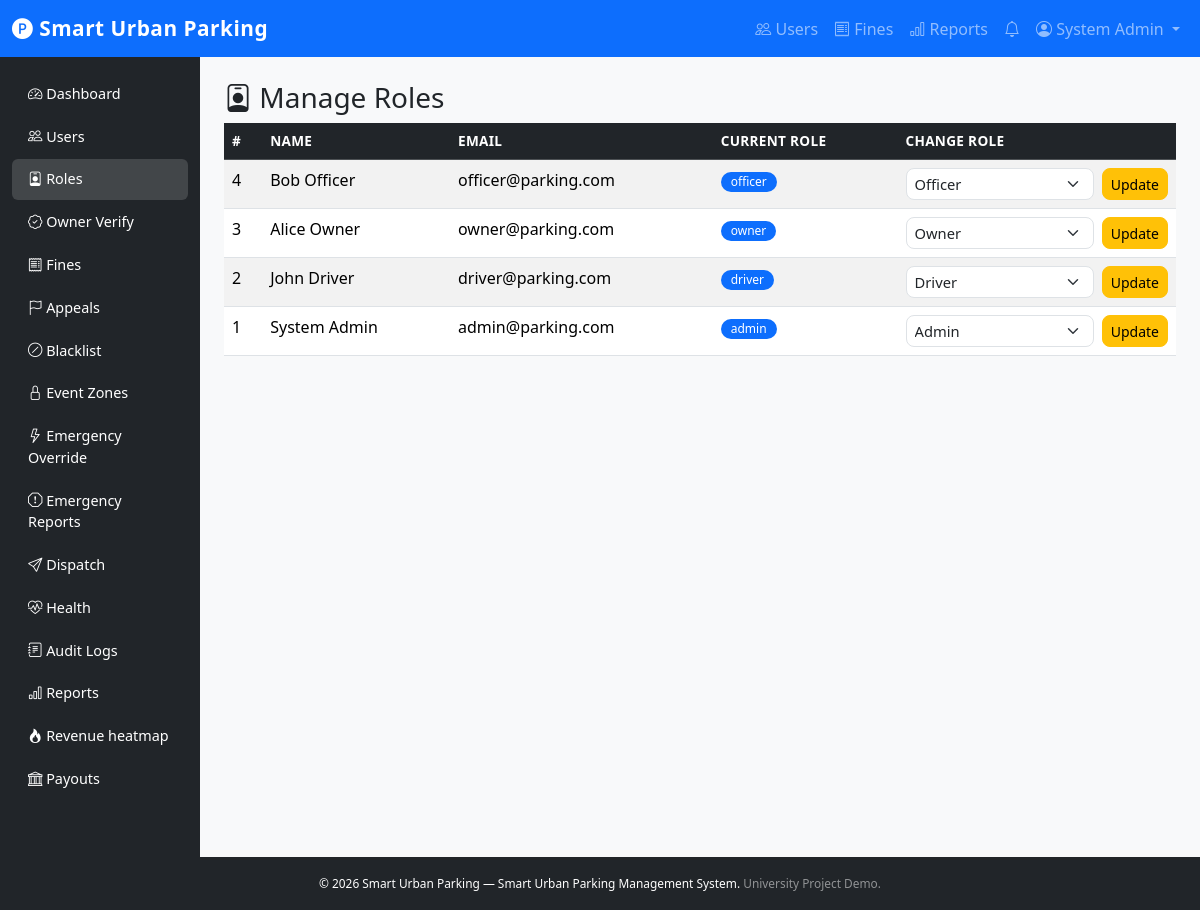
The app's page /src/public/index.php?page=admin-roles (signed in) with its own data.
### tables this page shows
CREATE TABLE users (
    id INT UNSIGNED AUTO_INCREMENT PRIMARY KEY,
    name VARCHAR(100) NOT NULL,
    email VARCHAR(150) NOT NULL UNIQUE,
    password VARCHAR(255) NOT NULL,
    phone VARCHAR(20) DEFAULT NULL,
    role ENUM('driver','owner','admin','officer') NOT NULL DEFAULT 'driver',
    status ENUM('active','suspended','blacklisted') NOT NULL DEFAULT 'active',
    language VARCHAR(10) NOT NULL DEFAULT 'en',
    profile_image VARCHAR(255) DEFAULT NULL,
    default_vehicle_id INT UNSIGNED DEFAULT NULL COMMENT 'Preferred vehicle for booking (drivers)',
    created_at DATETIME NOT NULL DEFAULT CURRENT_TIMESTAMP,
    updated_at DATETIME NOT NULL DEFAULT CURRENT_TIMESTAMP ON UPDATE CURRENT_TIMESTAMP
);

### src/core/View.php (called while the page is built, shortened)
<?php
class View
{
    private string $viewPath;
    public function __construct()
    {
        $this->viewPath = BASE_PATH . '/views';
    }
    public function render(string $template, array $data = []): void
    {
        extract($data, EXTR_SKIP);
        $file = $this->viewPath . '/' . $template . '.php';
        include $file;
    }
}

### src/core/Controller.php (called while the page is built, shortened)
<?php
require_once BASE_PATH . '/config/database.php';
require_once BASE_PATH . '/core/View.php';
require_once BASE_PATH . '/helpers/auth_helper.php';
require_once BASE_PATH . '/helpers/url_helper.php';
class Controller
{
    protected View    $view;
    public function __construct()
    {
        $this->view    = new View();
    }
    protected function render(string $template, array $data = []): void
    {
        $this->view->render($template, $data);
    }
}

### src/controllers/AdminController.php (called while the page is built, shortened)
<?php
require_once BASE_PATH . '/core/Controller.php';
class AdminController extends Controller
{
    private User      $userModel;
    public function __construct()
    {
        $this->userModel      = new User();
    }
    public function roles(): void
    {
        $users = $this->userModel->findAll();
        $this->render('admin/roles', ['users' => $users]);
    }
}

### src/core/Router.php (called while the page is built, shortened)
<?php
class Router
{
    private array $routes = [];
    public function add(string $page, string $controller, string $method): void
    {
        $this->routes[$page] = ['controller' => $controller, 'method' => $method];
    }
    public function dispatch(string $page): void
    {
        $route      = $this->routes[$page];
        $methodName = $route['method'];
        $controller = new $ctrlName();
        $controller->{$methodName}();
    }
}

### src/public/index.php (called while the page is built, shortened)
<?php
require_once BASE_PATH . '/config/database.php';
require_once BASE_PATH . '/helpers/auth_helper.php';
require_once BASE_PATH . '/helpers/url_helper.php';
require_once BASE_PATH . '/core/Router.php';
$router = new Router();
$router->add('home', 'HomeController', 'landing');
$router->add('login',    'AuthController', 'login');
$router->add('register', 'AuthController', 'register');
$router->add('logout',   'AuthController', 'logout');
$router->add('profile',          'UserController', 'profile');
$router->add('edit-profile',     'UserController', 'editProfile');
$router->add('delete-profile',   'UserController', 'deleteProfile');
$router->add('language',         'UserController', 'language');
$router->add('change-password',  'UserController', 'changePassword');
$router->add('driver-dashboard',    'DriverController',      'dashboard');
$router->add('driver-emergency',    'DriverController',      'emergencyReport');
$router->add('browse-spots',        'ParkingSpotController', 'browse');
$router->add('nearby-spots',        'ParkingSpotController', 'nearby');
$router->add('book-spot',           'ReservationController', 'bookSpot');
$router->add('reservations',        'ReservationController', 'reservations');
$router->add('reservation-history', 'ReservationController', 'reservationHistory');
$router->add('cancel-reservation',  'ReservationController', 'cancelReservation');
$router->add('extend-reservation',  'ReservationController', 'extendReservation');
$router->add('check-in-out',        'ReservationController', 'checkInOut');
$router->add('navigate',            'ReservationController', 'navigate');
$router->add('vehicles',            'VehicleController',     'vehicles');
$router->add('add-vehicle',         'VehicleController',     'addVehicle');
$router->add('edit-vehicle',        'VehicleController',     'editVehicle');
$router->add('delete-vehicle',      'VehicleController',     'deleteVehicle');
$router->add('set-default-vehicle', 'VehicleController',     'setDefaultVehicle');
$router->add('fines',               'FineController',        'driverFines');
$router->add('pay-fine',            'FineController',        'payFine');
$router->add('appeal-fine',         'AppealController',      'appealFine');
$router->add('favorites',           'SystemController',      'favorites');
$router->add('toggle-favorite',     'SystemController',      'toggleFavorite');
$router->add('waitlist',            'WaitlistController',    'waitlist');
$router->add('join-waitlist',       'WaitlistController',    'joinWaitlist');
$router->add('leave-waitlist',      'WaitlistController',    'leaveWaitlist');
$router->add('driver-reviews',      'ReviewController',      'driverReviews');
$router->add('add-review',          'ReviewController',      'addReview');
$router->add('driver-messages',     'MessageController',     'driverMessages');
$router->add('send-message',        'MessageController',     'sendMessage');
$router->add('owner-dashboard',    'OwnerController',       'dashboard');
$router->add('owner-spots',        'ParkingSpotController', 'ownerSpots');
$router->add('add-spot',           'ParkingSpotController', 'addSpot');
$router->add('edit-spot',          'ParkingSpotController', 'editSpot');
$router->add('delete-spot',        'ParkingSpotController', 'deleteSpot');
$router->add('owner-earnings',     'OwnerController',       'earnings');
$router->add('owner-payouts',      'OwnerController',       'payouts');
$router->add('owner-verification', 'OwnerController',       'verification');
$router->add('owner-availability', 'OwnerController',       'availability');
$router->add('owner-pricing',      'OwnerController',       'pricing');
$router->add('owner-reviews',      'ReviewController',      'ownerReviews');
$router->add('tax-details',        'OwnerController',       'taxDetails');
$router->add('owner-messages',     'MessageController',     'ownerMessages');
$router->add('admin-dashboard',     'AdminController', 'dashboard');
$router->add('admin-users',         'AdminController', 'users');
$router->add('add-user',            'AdminController', 'addUser');
$router->add('delete-user',         'AdminController', 'deleteUser');
$router->add('update-user-status',  'AdminController', 'updateUserStatus');
$router->add('admin-roles',         'AdminController', 'roles');
$router->add('admin-blacklist',     'AdminController', 'blacklist');
$router->add('owners-verification', 'AdminController', 'ownersVerification');
$router->add('admin-fines',         'FineController',  'adminFines');
$router->add('issue-fine',          'FineController',  'issueFine');
$router->add('waive-fine',          'FineController',  'waiveFine');
$router->add('admin-appeals',       'AppealController','adminAppeals');
$router->add('review-appeal',       'AppealController','reviewAppeal');
$router->add('event-zones',         'AdminController', 'eventZones');
$router->add('emergency-override',  'AdminController', 'emergencyOverride');
$router->add('officer-dispatch',    'AdminController', 'officerDispatch');
$router->add('admin-emergency-reports', 'AdminController', 'emergencyReports');
$router->add('system-health',       'AdminController', 'systemHealth');
$router->add('audit-logs',          'AdminController', 'auditLogs');
$router->add('admin-reports',       'ReportController','adminReports');
$router->add('manage-payouts',      'AdminController', 'managePayouts');
$router->add('occupancy',           'AdminController', 'occupancyDashboard');
$router->add('generate-report', 'ReportController', 'generate');
$router->add('revenue',         'ReportController', 'revenue');
$router->add('heatmap',         'ReportController', 'heatmap');
$router->add('export-pdf',      'ReportController', 'exportPdf');
$router->add('occupancy-report','ReportController', 'occupancy');
$router->add('payment-history', 'PaymentController', 'paymentHistory');
$router->add('make-payment',    'PaymentController', 'makePayment');
$router->add('receipt',         'PaymentController', 'receipt');
$router->add('escrow',          'PaymentController', 'escrow');
$router->add('promo-code',      'PaymentController', 'promoCode');
$router->add('notifications',          'NotificationController', 'list');
$router->add('mark-notification-read', 'NotificationController', 'markRead');
$page = trim($_GET['page'] ?? '');
$router->dispatch($page);

### src/helpers/auth_helper.php (called while the page is built, shortened)
<?php
function is_logged_in(): bool
{
    return isset($_SESSION['user_id']) && !empty($_SESSION['user_id']);
}
function current_user(): array
{
    return $_SESSION['user'] ?? [];
}
function current_role(): string
{
    return $_SESSION['user']['role'] ?? '';
}

### src/helpers/url_helper.php (called while the page is built, shortened)
<?php
function page_url(string $page, array $params = []): string
{
    $url = BASE_URL . '/index.php?page=' . urlencode($page);
    return $url;
}

### src/core/Model.php (called while the page is built, shortened)
<?php
class Model
{
    protected PDO    $db;
    protected string $table  = '';
    public function __construct()
    {
        $this->db = Database::getInstance();
    }
    public function findAll(string $orderBy = 'id DESC'): array
    {
        $stmt = $this->db->query("SELECT * FROM {$this->table} ORDER BY {$orderBy}");
        return $stmt->fetchAll();
    }
}

### src/config/database.php (called while the page is built, shortened)
<?php
if (!class_exists('Database')) {
    class Database
    {
        private static ?PDO $instance = null;
        public static function getInstance(): PDO
        {
            if (self::$instance === null) {
                $db  = new self();
                $dsn = "mysql:host={$db->host};dbname={$db->dbname};charset={$db->charset}";
                $options = [
                    PDO::ATTR_ERRMODE            => PDO::ERRMODE_EXCEPTION,
                    PDO::ATTR_DEFAULT_FETCH_MODE => PDO::FETCH_ASSOC,
                    PDO::ATTR_EMULATE_PREPARES   => false,
                ];
                try {
                    self::$instance = new PDO($dsn, $db->user, $db->pass, $options);
                } catch (PDOException $e) {
                    error_log('Database connection failed: ' . $e->getMessage());
                    die(
                        '<h2 style="color:red;font-family:Arial">Database connection failed.</h2>'
                        . '<p>Check your database credentials in <code>src/config/database.php</code>.</p>'
                    );
                }
            }
            return self::$instance;
        }
    }
}

### src/views/admin/roles.php (the view, shortened to what this page needs)
<?php require_once BASE_PATH . '/views/layouts/header.php'; ?>
<?php require_once BASE_PATH . '/views/layouts/navbar.php'; ?>
<div class="container-fluid">
    <div class="row">
        <?php require_once BASE_PATH . '/views/layouts/sidebar.php'; ?>
        <div class="col-md-10 p-4">
            <h3><i class="bi bi-person-badge"></i> Manage Roles</h3>
            <div class="table-responsive">
                <table class="table table-striped">
                    <thead class="table-dark"><tr><th>#</th><th>Name</th><th>Email</th><th>Current Role</th><th>Change Role</th></tr></thead>
                    <tbody>
                        <?php foreach ($users as $u): ?>
                            <tr>
                                <td><?= $u['id'] ?></td>
                                <td><?= htmlspecialchars($u['name']) ?></td>
                                <td><?= htmlspecialchars($u['email']) ?></td>
                                <td><span class="badge bg-primary"><?= htmlspecialchars($u['role']) ?></span></td>
                                <td>
                                    <form method="POST" class="d-flex gap-2">
                                        <select name="role" class="form-select form-select-sm">
                                            <?php foreach (['driver','owner','officer','admin'] as $r): ?>
                                                <option value="<?= $r ?>" <?= $u['role'] === $r ? 'selected' : '' ?>><?= ucfirst($r) ?></option>
                                            <?php endforeach; ?>
                                        </select>
                                        <button type="submit" class="btn btn-sm btn-warning">Update</button>
                                    </form>
                                </td>
                            </tr>
                        <?php endforeach; ?>
                    </tbody>
                </table>
            </div>
        </div>
    </div>
</div>
<?php require_once BASE_PATH . '/views/layouts/footer.php'; ?>

### src/views/layouts/navbar.php (shortened to what this page needs)
<?php
require_once BASE_PATH . '/helpers/auth_helper.php';
require_once BASE_PATH . '/helpers/url_helper.php';
$role   = current_role();
$homePage = 'home';
if (is_logged_in()) {
    $homePage = match ($role) {
        'admin', 'officer' => 'admin-dashboard',
        'owner'            => 'owner-dashboard',
        default            => 'driver-dashboard',
    };
}
?>
<nav class="navbar navbar-expand-lg navbar-dark bg-primary">
    <div class="container-fluid">
        <a class="navbar-brand fw-bold" href="<?= page_url($homePage) ?>">
            <i class="bi bi-p-circle-fill"></i> <?= APP_NAME ?>
        </a>
        <div class="collapse navbar-collapse" id="navbarNav">
            <ul class="navbar-nav ms-auto align-items-center">
                <?php if (is_logged_in()): ?>
                    <?php if ($role === 'driver'): ?>
                        <li class="nav-item"><a class="nav-link" href="<?= page_url('browse-spots') ?>"><i class="bi bi-search"></i> Browse</a></li>
                        <li class="nav-item"><a class="nav-link" href="<?= page_url('reservations') ?>"><i class="bi bi-calendar-check"></i> Reservations</a></li>
                        <li class="nav-item"><a class="nav-link" href="<?= page_url('vehicles') ?>"><i class="bi bi-car-front"></i> Vehicles</a></li>
                        <li class="nav-item"><a class="nav-link" href="<?= page_url('fines') ?>"><i class="bi bi-exclamation-triangle"></i> Fines</a></li>
                    <?php elseif ($role === 'owner'): ?>
                        <li class="nav-item"><a class="nav-link" href="<?= page_url('owner-spots') ?>"><i class="bi bi-geo-alt"></i> My Spots</a></li>
                        <li class="nav-item"><a class="nav-link" href="<?= page_url('owner-earnings') ?>"><i class="bi bi-cash-stack"></i> Earnings</a></li>
                    <?php elseif ($role === 'admin' || $role === 'officer'): ?>
                        <li class="nav-item"><a class="nav-link" href="<?= page_url('admin-users') ?>"><i class="bi bi-people"></i> Users</a></li>
                        <li class="nav-item"><a class="nav-link" href="<?= page_url('admin-fines') ?>"><i class="bi bi-receipt"></i> Fines</a></li>
                        <li class="nav-item"><a class="nav-link" href="<?= page_url('admin-reports') ?>"><i class="bi bi-bar-chart"></i> Reports</a></li>
                    <?php endif; ?>
                    <li class="nav-item">
                        <a class="nav-link position-relative" href="<?= page_url('notifications') ?>">
                            <i class="bi bi-bell"></i>
                        </a>
                    </li>
                    <li class="nav-item dropdown">
                        <a class="nav-link dropdown-toggle" href="#" data-bs-toggle="dropdown">
                            <i class="bi bi-person-circle"></i> <?= htmlspecialchars(current_user()['name'] ?? '') ?>
                        </a>
                    </li>
                <?php endif; ?>
            </ul>
        </div>
    </div>
</nav>

### records on screen
users: name "System Admin", id "1", email "admin@parking.com", role "admin", role "Admin"
users: id "4", name "Bob Officer", email "officer@parking.com", role "officer", role "Officer"
users: id "3", name "Alice Owner", email "owner@parking.com", role "owner", role "Owner"
users: id "2", name "John Driver", email "driver@parking.com", role "driver", role "Driver"

### other values on screen
APP_NAME "Smart Urban Parking"
